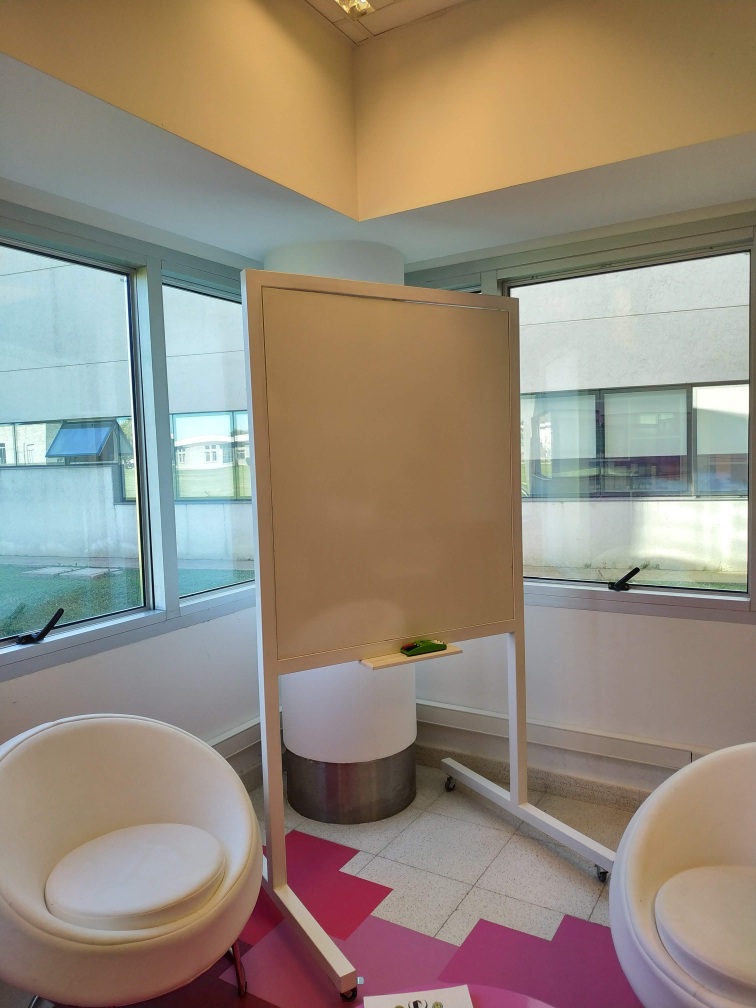
#> input picture clase3_tp/geometric_transformation/whiteboard1.jpg, 3024 x 4032 px (shown at 1/4 size)
$ python g_t_3.py
#> lines starting #> are read from the running program, lines starting #| are printed output that depends on the picture
# invert = cv.invertAffineTransform(matrix, matrix)
# invert_result = cv.warpAffine(img, invert, (cols, rows))
# cv.imshow("invert", invert_result)

#  Comparar dos fotos de un plano (un pizarron, una pared) obtenidas desde distinto punto de vista,
#  pedir al usuario hacer clic en 4 puntos correspondientes,
#  computar la transformacion de perspectiva y aplicarlas sobre ambas imagenes.

import cv2 as cv
import numpy as np

img1 = cv.imread("whiteboard1.jpg")
#> img1 is the input picture: shape (4032, 3024, 3); mean B, G, R 123.1, 137.5, 149.3
img2 = cv.imread("whiteboard2.jpg")
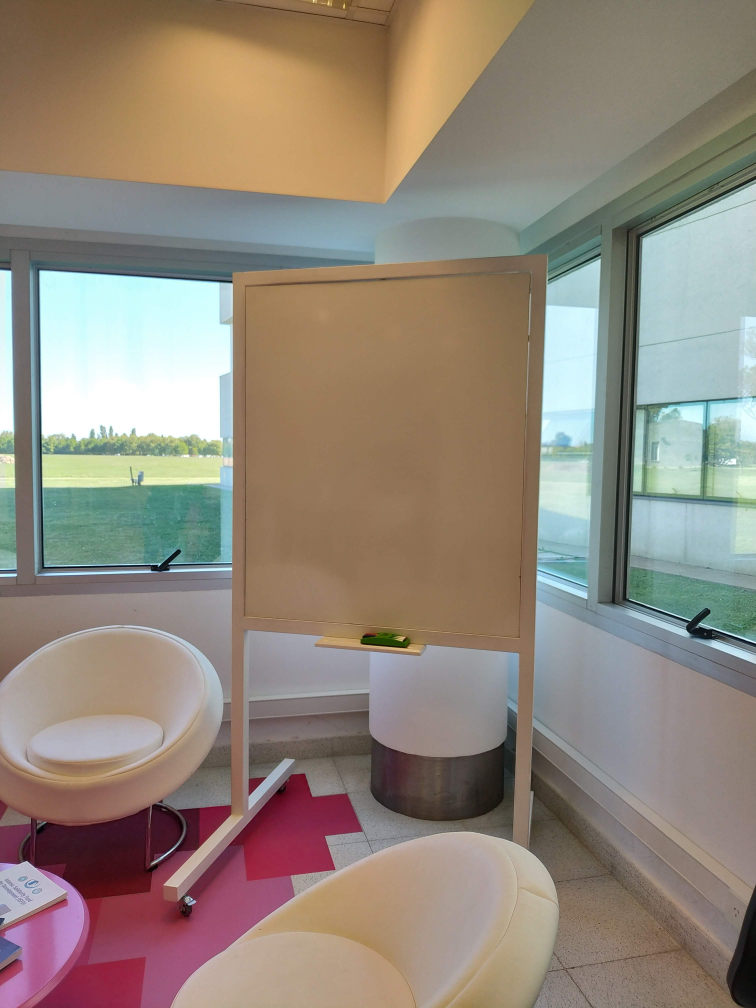
#> input picture clase3_tp/geometric_transformation/whiteboard2.jpg, 3024 x 4032 px (shown at 1/4 size)
#> img2 is the input picture: shape (4032, 3024, 3); mean B, G, R 123.3, 135.4, 146.8
rows, cols, ch = img1.shape
#> rows = 4032; cols = 3024; ch = 3

scale_percent = 15  # escalar el porcentaje
width = int(img1.shape[1] * scale_percent / 100)  # col = width
#> width = 453
height = int(img1.shape[0] * scale_percent / 100)  # row = height
#> height = 604
dim = (width, height)
#> dim = (453, 604)

# resize images
resized = cv.resize(img1, dim, interpolation=cv.INTER_AREA)
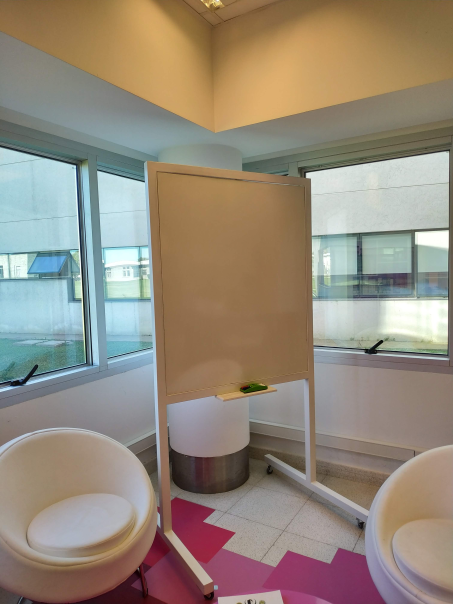
#> resized: shape (604, 453, 3); mean B, G, R 123.1, 137.5, 149.3
resized2 = cv.resize(img2, dim, interpolation=cv.INTER_AREA)
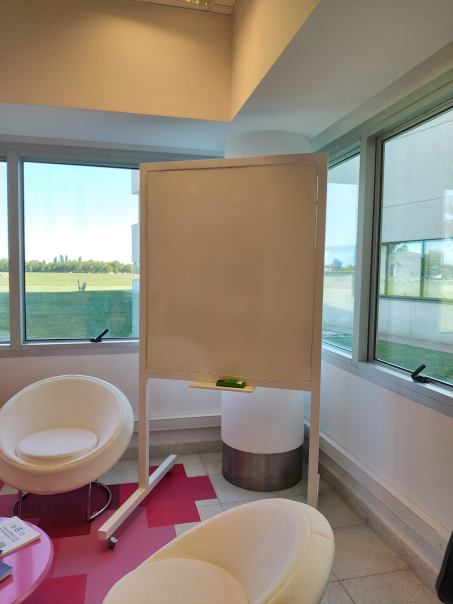
#> resized2: shape (604, 453, 3); mean B, G, R 123.3, 135.4, 146.8
cv.imshow("whiteboard 1", resized)
cv.imshow("whiteboard 2", resized2)

posList1 = []
posList2 = []

# [4 lines of commented-out code are left out]
colors = [(0, 0, 255), (0, 255, 0), (255, 0, 0), (0, 0, 0)]


# read 4 inputs and draw circles
def draw_circle1(event, x, y, flags, param):
   global posList1, posNp1
   if event == cv.EVENT_LBUTTONDOWN:
        if len(posList1) != 4:
            cv.circle(resized, (x, y), 5, colors[len(posList1)], -1)
            posList1.append((x, y))
            print(posList1)
            cv.imshow("whiteboard 1", resized)
            posNp1 = np.float32(posList1)  # convert to numpy for other usages
        else:
            return


def draw_circle2(event, x, y, flags, param):
   global posNp2, posList2
   if event == cv.EVENT_LBUTTONDOWN:
        if len(posList2) != 4:
            cv.circle(resized2, (x, y), 5, colors[len(posList2)], -1)
            posList2.append((x, y))
            print(posList2)
            cv.imshow("whiteboard 2", resized2)
            posNp2 = np.float32(posList2)  # convert to numpy for other usages
        else:
            return


while True:
    cv.setMouseCallback('whiteboard 1', draw_circle1)
    cv.setMouseCallback('whiteboard 2', draw_circle2)
    key = cv.waitKey(0)
#> (key Esc is pressed here)
    if key == ord('p'):
        alpha = 0.5
        beta = (1.0 - alpha)
        val = width/2-50

        # dist = np.float32([[0, 0], [width, 0], [0, height], [width, height]])  # points ser to corner
        dist = np.float32([[val, val], [width-val, val], [val, height-val], [width-val, height-val]])  # points ser to corner
        new_matrix1 = cv.getPerspectiveTransform(posNp1, dist)
        new_matrix2 = cv.getPerspectiveTransform(posNp2, dist)
        result1 = cv.warpPerspective(resized, new_matrix1, (width, height))
        cv.imshow("result1", result1)
        result2 = cv.warpPerspective(resized2, new_matrix2, (width, height))
        cv.imshow("result2", result2)

        final = cv.addWeighted(result1, alpha, result2, beta, 0.0)
        cv.namedWindow('final', cv.WINDOW_AUTOSIZE)
        cv.imshow('final', final)
    if key == 27:
        break
cv.destroyAllWindows()
